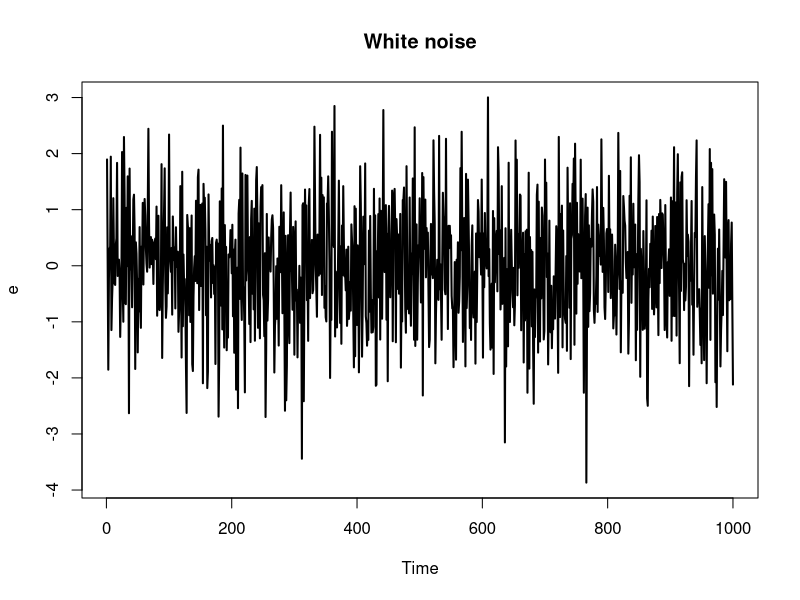
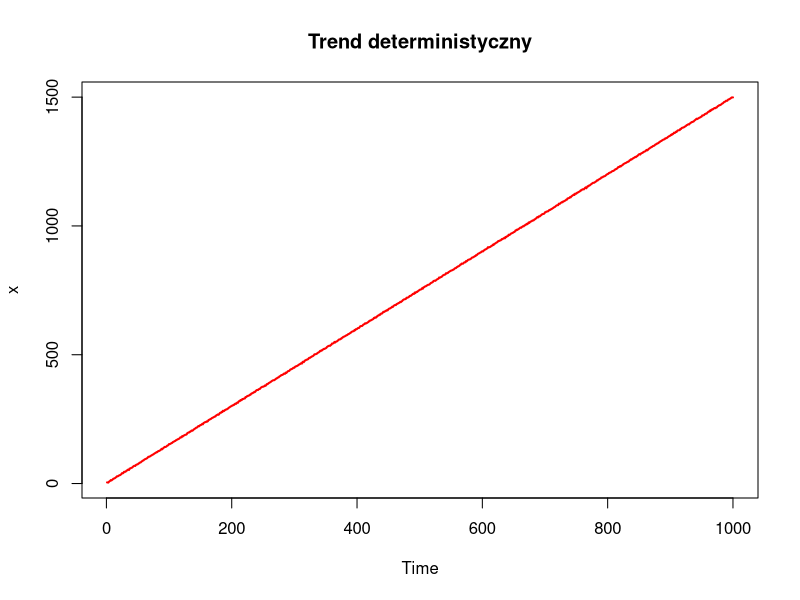
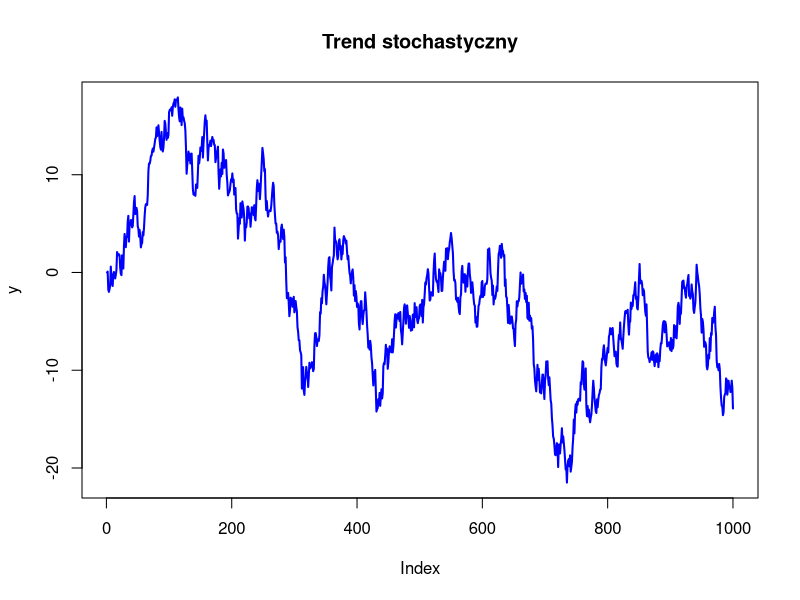
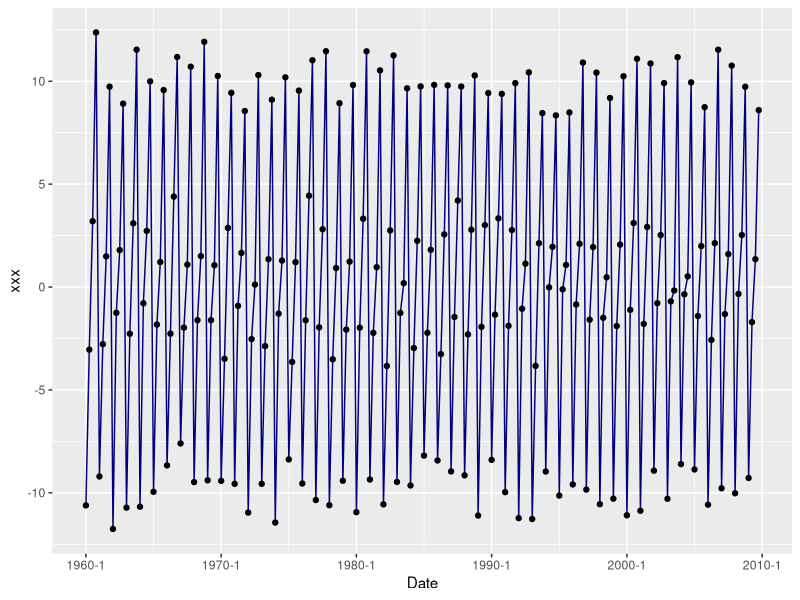
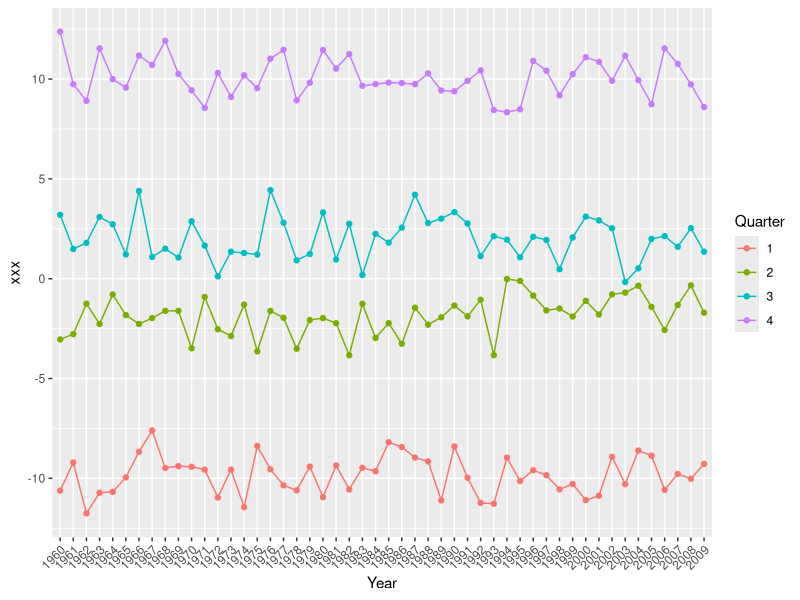
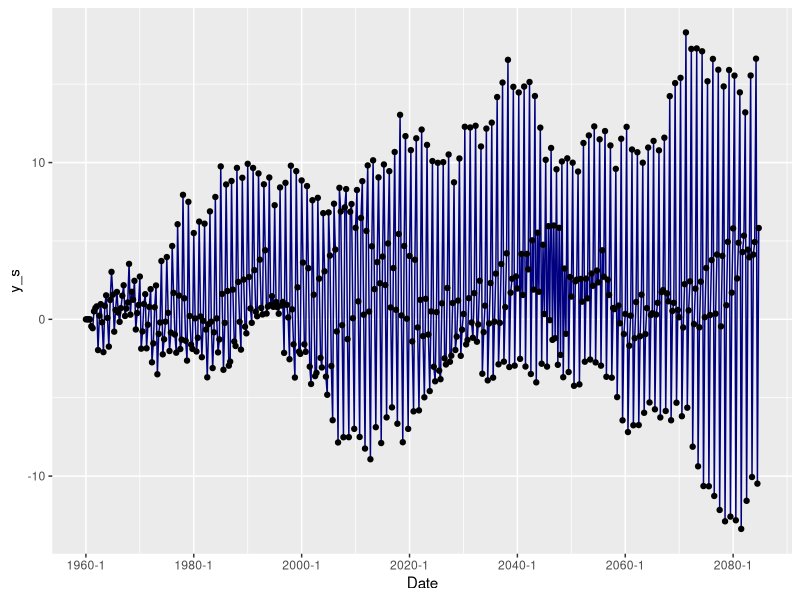
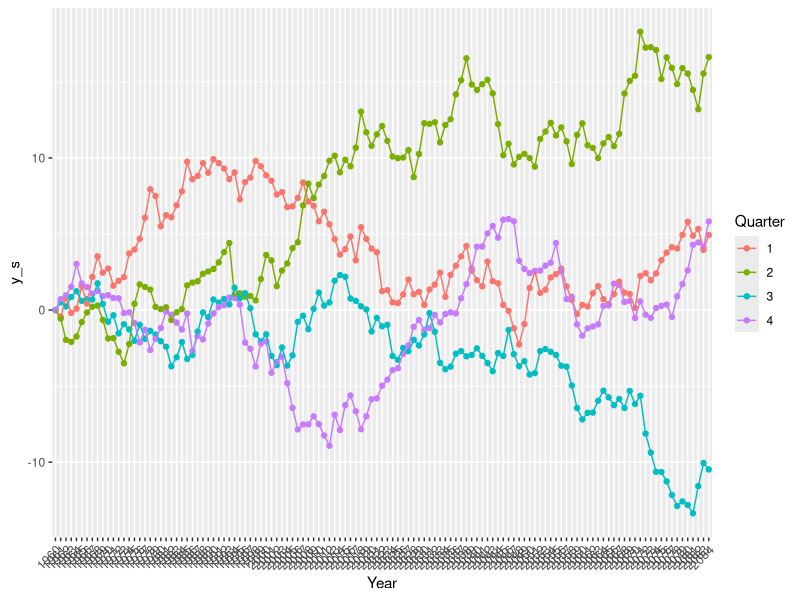

These charts were generated, in order, by the following R code:
###########################################################################
# Analiza szeregów czasowych                                              #
# semestr letni 2022                                                      #
# 2                                                                       #
# Uniwersytet Warszawski, Wydział Nauk Ekonomicznych                      #
###########################################################################


###################################################
# I. TREND                                        #
###################################################



#n - dlugosc szeregu
n<-1000

# 1.

# bialy szum (e)
# e jest bialym szumem (e~WN(0,sigma^2))
e<- ts(rnorm(n,mean=0,sd=1),frequency=1)


# wykres
plot(e,
     type = "l",      # rodzaj wykresu (l=line)
     col  = "black",  # kolor linii
     lwd  = 2,        # podwojna grubosc
     main = "White noise")


# 2.

#Trend deterministyczny

# X_t=alpha + beta*t + e

alpha=1
beta=1.5
t<-1:n      #time variable
x<-alpha+beta*t+e


# wykres
plot(x,
     type = "l",
     col  = "red",
     lwd  = 2,
     main = "Trend deterministyczny")


# 3.
# Trend stochastyczny 

# tworzymy wektor y wypelniony zerami
y  <- rep(0,n)

for(i in 2:n)  y[i] <- y[i - 1] + e[i]



# wykres
plot(y,
     type = "l",
     col  = "blue",
     lwd  = 2,
     main = "Trend stochastyczny")



###################################################
# II. SEZONOWOSC                                  #
###################################################

#1
# Sezonowosc deterministyczna


library(zoo)

df <- data.frame("Date" = as.yearqtr(1960 + seq(0, 199)/4), "e"=rnorm(200,mean=0,sd=))

df$Quarter <- format(df$Date, "%q")
df$Year <- format(df$Date, "%Y")


df$Quarter1 <- ifelse(df$Quarter==1,1,0)
df$Quarter2 <- ifelse(df$Quarter==2,1,0)
df$Quarter3 <- ifelse(df$Quarter==3,1,0)
df$Quarter4 <- ifelse(df$Quarter==4,1,0)



df$xxx = -10*df$Quarter1 - 2*df$Quarter2 + 2*df$Quarter3 + 10*df$Quarter4 + df$e
print(head(df))

library(ggplot2)
plt1 <- ggplot(data=df, aes(x=Date, y=xxx)) +
  geom_line(color="navyblue") +    #typ wykresu - liniowy
  geom_point()                     #typ wykresu - punktowy
print(plt1)


plt2 <- ggplot(df, aes(x = Year, y = xxx, color = Quarter, group = Quarter)) + 
  geom_point() + 
  geom_line() + 
#  facet_grid(rows = vars(Quarter)) + #facet_grid() pozwala na podzielenie danych na podproby 
                                      #i wygenerowanie wykresu dla kazdej z nich osobno.
  theme(axis.text.x = element_text(angle = 45, hjust=1)) # theme - motyw; hjust - wyrownanie w poziomie
print(plt2)




# 2.
# Sezonowosc stochastyczna


df1 <- data.frame("Date" = as.yearqtr(1960 + seq(0, 499)/4), "e"=rnorm(500,mean=0,sd=))

df1$Quarter <- format(df1$Date, "%q")
df1$Year <- format(df1$Date, "%Y")


df1$Quarter1 <- ifelse(df1$Quarter==1,1,0)
df1$Quarter2 <- ifelse(df1$Quarter==2,1,0)
df1$Quarter3 <- ifelse(df1$Quarter==3,1,0)
df1$Quarter4 <- ifelse(df1$Quarter==4,1,0)

#n - dlugosc szeregu
n<-500

df1$y_s  <- rep(0,n)
for(i in 5:n)  df1$y_s[i] <- df1$y_s[i - 4] + df1$e[i]
print(head(df1))

plt1 <- ggplot(data=df1, aes(x=Date, y=y_s, group=1)) +
  geom_line(color="navyblue") +
  geom_point()
print(plt1)


plt2 <- ggplot(df1, aes(x = Year, y = y_s, color = Quarter, group = Quarter)) + 
  geom_point() + 
  geom_line() + 
  theme(axis.text.x = element_text(angle = 45, hjust=1))
print(plt2)
